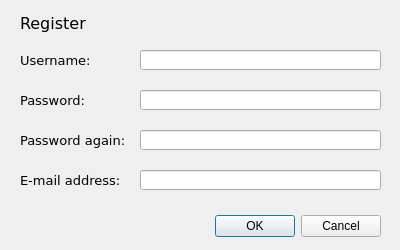
<?xml version="1.0" encoding="UTF-8"?>
<ui version="4.0">
 <class>register</class>
 <widget class="QDialog" name="register">
  <property name="geometry">
   <rect>
    <x>0</x>
    <y>0</y>
    <width>400</width>
    <height>250</height>
   </rect>
  </property>
  <property name="windowTitle">
   <string>Register User Account</string>
  </property>
  <widget class="QDialogButtonBox" name="buttonBox">
   <property name="geometry">
    <rect>
     <x>40</x>
     <y>210</y>
     <width>341</width>
     <height>32</height>
    </rect>
   </property>
   <property name="orientation">
    <enum>Qt::Horizontal</enum>
   </property>
   <property name="standardButtons">
    <set>QDialogButtonBox::Cancel|QDialogButtonBox::Ok</set>
   </property>
  </widget>
  <widget class="QLabel" name="label">
   <property name="geometry">
    <rect>
     <x>20</x>
     <y>13</y>
     <width>151</width>
     <height>21</height>
    </rect>
   </property>
   <property name="font">
    <font>
     <family>Verdana</family>
     <pointsize>12</pointsize>
    </font>
   </property>
   <property name="text">
    <string>Register</string>
   </property>
  </widget>
  <widget class="QLineEdit" name="username">
   <property name="geometry">
    <rect>
     <x>140</x>
     <y>50</y>
     <width>241</width>
     <height>20</height>
    </rect>
   </property>
  </widget>
  <widget class="QLabel" name="label_2">
   <property name="geometry">
    <rect>
     <x>20</x>
     <y>50</y>
     <width>70</width>
     <height>20</height>
    </rect>
   </property>
   <property name="font">
    <font>
     <family>Verdana</family>
     <pointsize>10</pointsize>
    </font>
   </property>
   <property name="text">
    <string>Username:</string>
   </property>
  </widget>
  <widget class="QLabel" name="label_3">
   <property name="geometry">
    <rect>
     <x>20</x>
     <y>90</y>
     <width>70</width>
     <height>20</height>
    </rect>
   </property>
   <property name="font">
    <font>
     <family>Verdana</family>
     <pointsize>10</pointsize>
    </font>
   </property>
   <property name="text">
    <string>Password:</string>
   </property>
  </widget>
  <widget class="QLineEdit" name="password">
   <property name="geometry">
    <rect>
     <x>140</x>
     <y>90</y>
     <width>241</width>
     <height>20</height>
    </rect>
   </property>
  </widget>
  <widget class="QLabel" name="label_4">
   <property name="geometry">
    <rect>
     <x>20</x>
     <y>130</y>
     <width>105</width>
     <height>20</height>
    </rect>
   </property>
   <property name="font">
    <font>
     <family>Verdana</family>
     <pointsize>10</pointsize>
    </font>
   </property>
   <property name="text">
    <string>Password again:</string>
   </property>
  </widget>
  <widget class="QLineEdit" name="passwordAgain">
   <property name="geometry">
    <rect>
     <x>140</x>
     <y>130</y>
     <width>241</width>
     <height>20</height>
    </rect>
   </property>
  </widget>
  <widget class="QLineEdit" name="email">
   <property name="geometry">
    <rect>
     <x>140</x>
     <y>170</y>
     <width>241</width>
     <height>20</height>
    </rect>
   </property>
  </widget>
  <widget class="QLabel" name="label_5">
   <property name="geometry">
    <rect>
     <x>20</x>
     <y>170</y>
     <width>101</width>
     <height>20</height>
    </rect>
   </property>
   <property name="font">
    <font>
     <family>Verdana</family>
     <pointsize>10</pointsize>
    </font>
   </property>
   <property name="text">
    <string>E-mail address:</string>
   </property>
  </widget>
 </widget>
 <resources/>
 <connections>
  <connection>
   <sender>buttonBox</sender>
   <signal>accepted()</signal>
   <receiver>register</receiver>
   <slot>accept()</slot>
   <hints>
    <hint type="sourcelabel">
     <x>248</x>
     <y>254</y>
    </hint>
    <hint type="destinationlabel">
     <x>157</x>
     <y>274</y>
    </hint>
   </hints>
  </connection>
  <connection>
   <sender>buttonBox</sender>
   <signal>rejected()</signal>
   <receiver>register</receiver>
   <slot>reject()</slot>
   <hints>
    <hint type="sourcelabel">
     <x>316</x>
     <y>260</y>
    </hint>
    <hint type="destinationlabel">
     <x>286</x>
     <y>274</y>
    </hint>
   </hints>
  </connection>
 </connections>
</ui>
